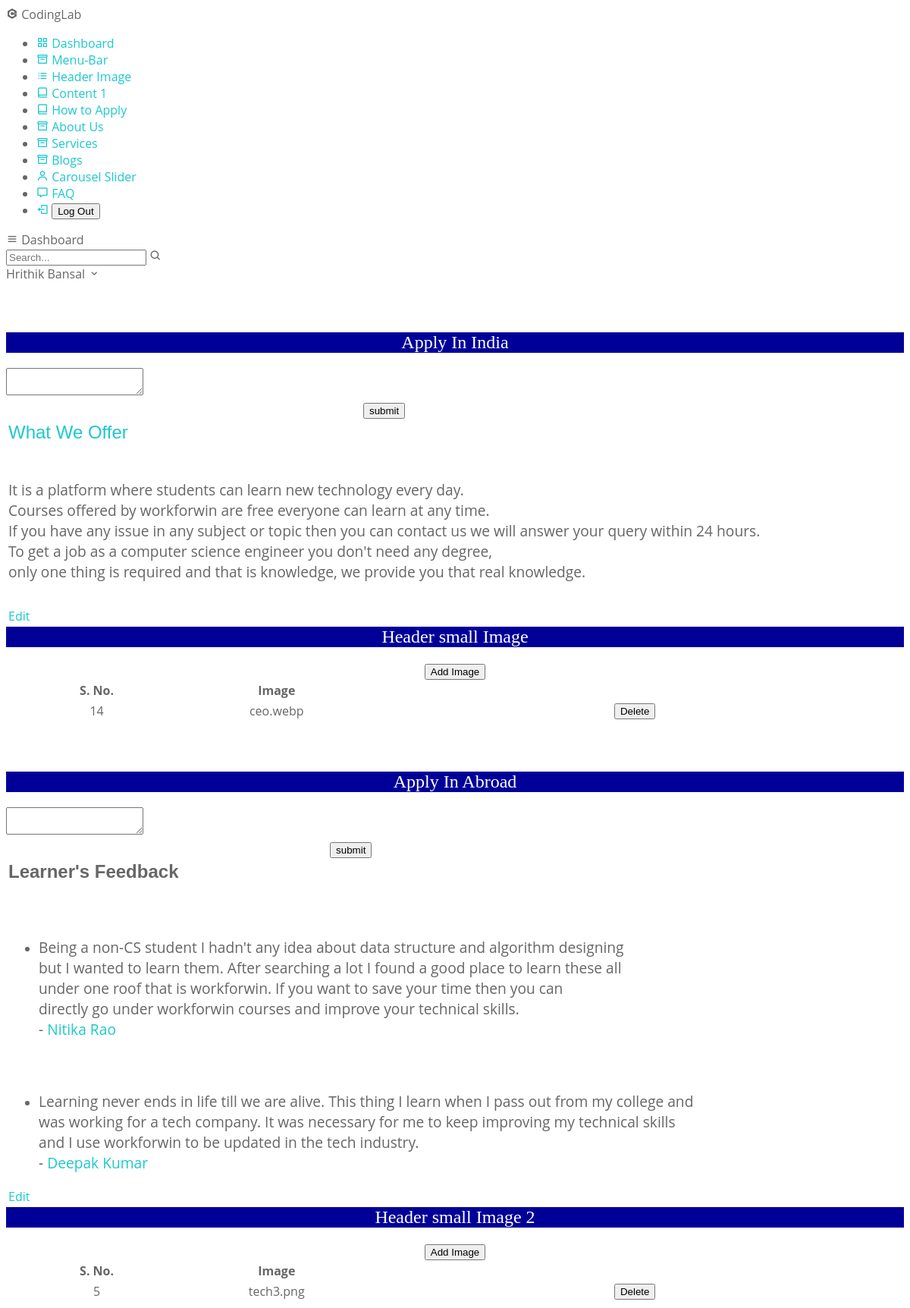
Page /admin/apply.php (signed in) on the committed database.
### tables this page shows
CREATE TABLE `apply1` (
  `id` int(11) NOT NULL,
  `content` text NOT NULL
);

CREATE TABLE `sec4img` (
  `id` int(11) NOT NULL,
  `image` varchar(255) NOT NULL
);

CREATE TABLE `apply3` (
  `id` int(11) NOT NULL,
  `content` text NOT NULL
);

CREATE TABLE `sec6img` (
  `id` int(11) NOT NULL,
  `image` varchar(255) NOT NULL
);

### admin/apply.php (the view, shortened to what this page needs)
<?php
include '../include/connect.php';
?>
<!DOCTYPE html>
<html lang="en" dir="ltr">
  <head>
    <link rel="stylesheet" href="../style.css">
    <link href='https://unpkg.com/boxicons@2.0.7/css/boxicons.min.css' rel='stylesheet'>
   </head>
<body>
<?php include '../include/side.php'; ?>
<br><br><br>
<h2 align="center" style="color: white; background-color:  #000099; font-family:Comic sans MS;" >Apply In India</h2>
<div class="container">
<form method="post">
<table>
<textarea name="content">
</textarea>
</div>
<tr>
  <td colspan="2" align="center"><input type="submit" name="submit" value="submit"></td>
</tr>
<?php
$records = mysqli_query($db,"select * from apply1");
while($data = mysqli_fetch_array($records))
{
?>
  <tr>
    <td><?php echo $data['content']; ?></td>
  </tr>
<td>
  <a href="../admin/editapply.php?id=<?php echo $data['id']; ?>">Edit</a></td>
<?php
}
?>
<h2 align="center" style="color: white; background-color:  #000099; font-family:Comic sans MS;" >Header small Image</h2>
<table style="width:100%" >
<tr>
    <th width="20%"> S. No.</th>
    <th width="20%"> Image</th>
    <div align="center">
    <a href="../admin/upload6.php">
      <input type="button" class="button" value="Add Image">
   </a>
 </div>
</tr>
<?php
$lj = "SELECT * FROM `sec4img`";
$records = $db->query($lj);
while($username = $records->fetch_array())
{
?>
    <tr align="center">
    <td><?php echo $username['id']; ?></td>
    <td><?php echo $username['image']; ?></td>
    <td>
      <form action="#" method="POST">
      <button type="submit" name="faculty_delete_btn" class="btn btn-danger">Delete</button>
    </form>
    </td>
  <?php
    }
  ?>
  </table>
<br><br><br>
<h2 align="center" style="color: white; background-color:  #000099; font-family:Comic sans MS;" >Apply In Abroad</h2>
<div class="container">
<form method="post">
<table>
<textarea name="content3">
</textarea>
</div>
<tr>
  <td colspan="2" align="center"><input type="submit" name="submit1" value="submit"></td>
</tr>
<?php
$records = mysqli_query($db,"select * from apply3");
while($data = mysqli_fetch_array($records))
{
?>
  <tr>
    <td><?php echo $data['content']; ?></td>
  </tr>
<td>
  <a href="../admin/editapply3.php?id=<?php echo $data['id']; ?>">Edit</a></td>
<?php
}
?>
<h2 align="center" style="color: white; background-color:  #000099; font-family:Comic sans MS;" >Header small Image 2</h2>
<table style="width:100%" >
<tr>
    <th width="20%"> S. No.</th>
    <th width="20%"> Image</th>
    <div align="center">
    <a href="../admin/uploadnew.php">
      <input type="button" class="button" value="Add Image">
   </a>
 </div>
</tr>
<?php
$lj = "SELECT * FROM `sec6img`";
$records = $db->query($lj);
while($username = $records->fetch_array())
{
?>
    <tr align="center">
    <td><?php echo $username['id']; ?></td>
    <td><?php echo $username['image']; ?></td>
    <td>
      <form action="#" method="POST">
      <button type="submit" name="faculty_delete_btn" class="btn btn-danger">Delete</button>
    </form>
    </td>
  <?php
    }
  ?>
  </table>
</body>
</html>

### assets/css/style.css (style rules this page uses)
body { background: #fff; color: #666666; font-family: "Open Sans", sans-serif; overflow-x: hidden; }
a { color: #1dc8cd; text-decoration: none; transition: 0.5s; }
p { padding: 0; margin: 0 0 30px 0; }
h1, h2, h3, h4, h5, h6 { font-family: "Montserrat", sans-serif; font-weight: 400; margin: 0 0 20px 0; padding: 0; }

### rows in the picture
apply1: content "What We Offer It is a platform where students can learn new technology every day. Courses offered by workforwin are free everyone can learn at any time. If you have any issue in any subject or topic then you can contact us we will answer your query within 24 hours. To get a job as a computer science engineer you don't need any degree, only one thing is required and that is knowledge, we provide you that real knowledge."
sec4img: id "14", image "ceo.webp"
apply3: content "Learner's Feedback Being a non-CS student I hadn't any idea about data structure and algorithm designing but I wanted to learn them. After searching a lot I found a good place to learn these all under one roof that is workforwin. If you want to save your time then you can directly go under workforwin courses and improve your technical skills. - Nitika Rao Learning never ends in life till we are alive. This thing I learn when I pass out from my college and was working for a tech company. It was necessary for me to keep improving my technical skills and I use workforwin to be updated in the tech industry. - Deepak Kumar"
sec6img: id "5", image "tech3.png"
